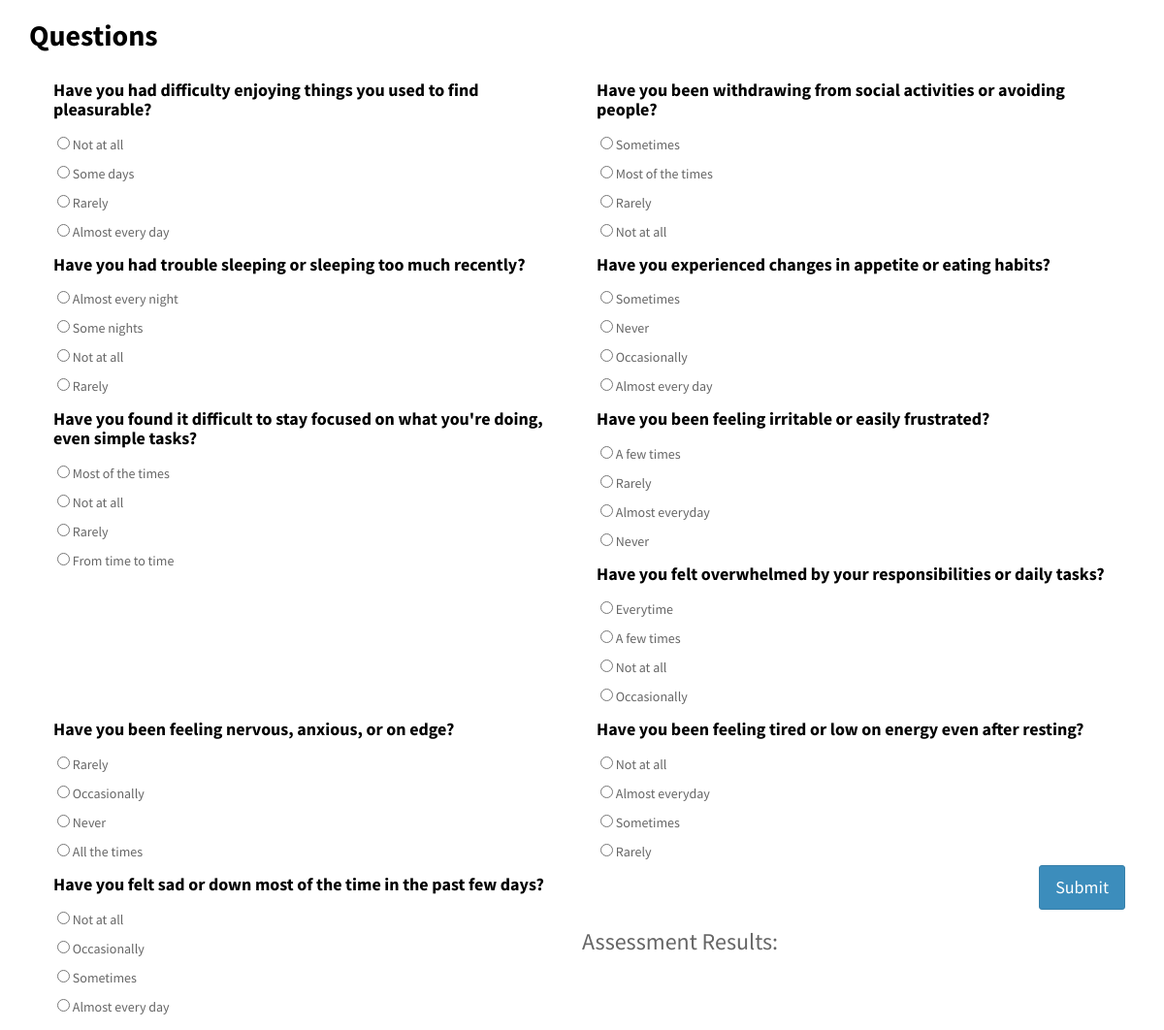
Page /takequestionnaire.php on the committed database.
### tables this page shows
CREATE TABLE `questionnaires` (
  `id` int(11) NOT NULL,
  `questions` text NOT NULL,
  `choice1` text NOT NULL,
  `choice2` text NOT NULL,
  `choice3` text NOT NULL,
  `choice4` text NOT NULL,
  `answers` text NOT NULL
);

### config/config.php (called while the page is built, shortened)
<?php
class Connection{
	private $servername = "localhost";
	private $username = "root";
	private $password = "";
	private $dbname = "youvalue";
	public function conn(){
		try {
		$this->dsn = "mysql:host=".$this->servername.";dbname=".$this->dbname;
		$this->pdo = new PDO($this->dsn, $this->username, $this->password);
		$this->pdo->setAttribute(PDO::ATTR_ERRMODE, PDO::ERRMODE_EXCEPTION);
		$this->pdo->setAttribute(PDO::ATTR_DEFAULT_FETCH_MODE, PDO::FETCH_ASSOC);
		return $this->pdo;
		} catch (Exception $e) {
			echo 'error'. $e->getmessage();
		}
	}
}
?>

### takequestionnaire.php (the view, shortened to what this page needs)
<?php
    include 'config/config.php';
    class data extends Connection {
        public function managedata() {
?>
<!DOCTYPE html>
<html>
<head>
    <link rel="stylesheet" href="bower_components/bootstrap/dist/css/bootstrap.min.css">
    <link rel="stylesheet" href="bower_components/datatables.net-bs/css/dataTables.bootstrap.min.css">
    <link rel="stylesheet" href="bower_components/font-awesome/css/font-awesome.min.css">
    <link rel="stylesheet" href="dist/css/AdminLTE.min.css">
    <link rel="stylesheet" href="dist/css/skins/_all-skins.min.css">
</head>
<body class="hold-transition login-page" style="background-color: #fff;">
    <div class="login-box-body" style="padding: 20px 30px;height: 100vh;">
    	<h2 style="color:#000;font-weight: bold;margin-top: unset;">Questions</h2>
      <div class="box-body">
            <form method="POST" action="controller/takequestionnaireController.php">
                <?php
				$sql = "SELECT * FROM questionnaires ORDER BY RAND() LIMIT 10";
                $stmt = $this->conn()->query($sql);
                while ($row = $stmt->fetch()) {
                    $id = $row['id'];
                ?>
                <div class="bg-light col-lg-6 p-3 m-3">
                    <h4 style="color:#000;font-weight: bold;"><?php echo $row['questions']; ?></h4>
                    <div style="padding: 4px;">
                        <input type="radio" name="choice[<?php echo $id; ?>]" value="<?php echo $row['choice1']; ?>"> <?php echo $row['choice1']; ?>
                    </div>
                    <div style="padding: 4px;">
                        <input type="radio" name="choice[<?php echo $id; ?>]" value="<?php echo $row['choice2']; ?>"> <?php echo $row['choice2']; ?>
                    </div>
                    <div style="padding: 4px;">
                        <input type="radio" name="choice[<?php echo $id; ?>]" value="<?php echo $row['choice3']; ?>"> <?php echo $row['choice3']; ?>
                    </div>
                    <div style="padding: 4px;">
                        <input type="radio" name="choice[<?php echo $id; ?>]" value="<?php echo $row['choice4']; ?>"> <?php echo $row['choice4']; ?>
                    </div>
                </div>
                <?php } ?>
                <div class="text-right">
                    <button type="submit" name="takequiz" class="btn btn-primary btn-lg">Submit</button>
                </div>
            </form>
            <h3>Assessment Results:</h3>
      </div>
    </div>
</body>
</html>
<?php } } $data = new data(); $data->managedata(); ?>

### rows in the picture
questionnaires: questions "Have you had difficulty enjoying things you used to find pleasurable?", choice1 "Not at all", choice2 "Some days", choice3 "Rarely", choice4 "Almost every day"
questionnaires: questions "Have you been withdrawing from social activities or avoiding people?", choice1 "Sometimes", choice2 "Most of the times", choice3 "Rarely", choice4 "Not at all"
questionnaires: questions "Have you had trouble sleeping or sleeping too much recently?", choice1 "Almost every night", choice2 "Some nights", choice3 "Not at all", choice4 "Rarely"
questionnaires: questions "Have you experienced changes in appetite or eating habits?", choice1 "Sometimes", choice2 "Never", choice3 "Occasionally", choice4 "Almost every day"
questionnaires: questions "Have you found it difficult to stay focused on what you're doing, even simple tasks?", choice1 "Most of the times", choice2 "Not at all", choice3 "Rarely", choice4 "From time to time"
questionnaires: questions "Have you been feeling irritable or easily frustrated?", choice1 "A few times", choice2 "Rarely", choice3 "Almost everyday", choice4 "Never"
questionnaires: questions "Have you felt overwhelmed by your responsibilities or daily tasks?", choice1 "Everytime", choice2 "A few times", choice3 "Not at all", choice4 "Occasionally"
questionnaires: questions "Have you been feeling nervous, anxious, or on edge?", choice1 "Rarely", choice2 "Occasionally", choice3 "Never", choice4 "All the times"
questionnaires: questions "Have you been feeling tired or low on energy even after resting?", choice1 "Not at all", choice2 "Almost everyday", choice3 "Sometimes", choice4 "Rarely"
questionnaires: questions "Have you felt sad or down most of the time in the past few days?", choice1 "Not at all", choice2 "Occasionally", choice3 "Sometimes", choice4 "Almost every day"
